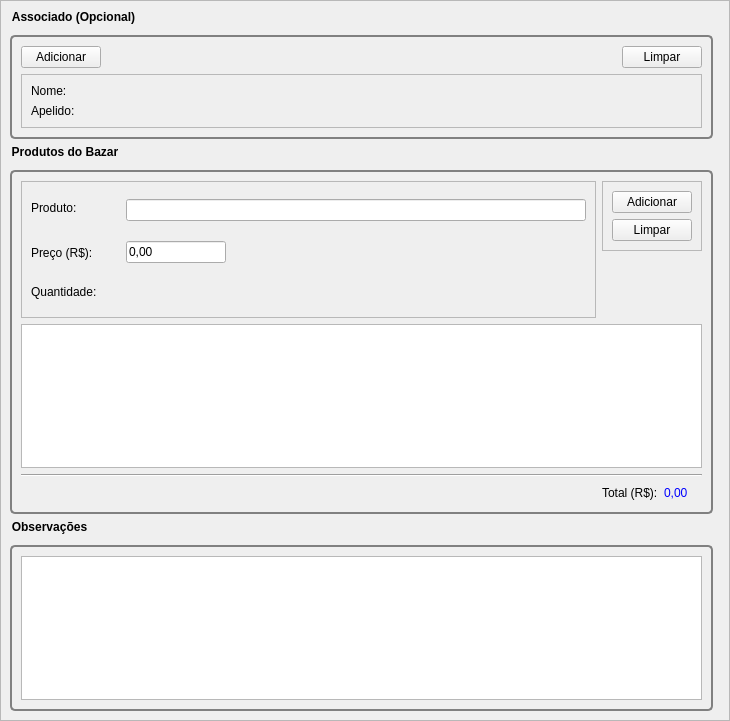
<?xml version="1.0" encoding="UTF-8"?>
<ui version="4.0">
 <class>ProductOForm</class>
 <widget class="QScrollArea" name="ProductOForm">
  <property name="geometry">
   <rect>
    <x>0</x>
    <y>0</y>
    <width>730</width>
    <height>721</height>
   </rect>
  </property>
  <property name="windowTitle">
   <string>ScrollArea</string>
  </property>
  <property name="widgetResizable">
   <bool>true</bool>
  </property>
  <property name="alignment">
   <set>Qt::AlignLeading|Qt::AlignLeft|Qt::AlignTop</set>
  </property>
  <widget class="QWidget" name="FormContents">
   <property name="geometry">
    <rect>
     <x>0</x>
     <y>0</y>
     <width>728</width>
     <height>719</height>
    </rect>
   </property>
   <layout class="QVBoxLayout" name="contentsLayout">
    <property name="spacing">
     <number>6</number>
    </property>
    <property name="sizeConstraint">
     <enum>QLayout::SetDefaultConstraint</enum>
    </property>
    <property name="topMargin">
     <number>9</number>
    </property>
    <item>
     <widget class="QGroupBox" name="groupBox">
      <property name="minimumSize">
       <size>
        <width>0</width>
        <height>0</height>
       </size>
      </property>
      <property name="maximumSize">
       <size>
        <width>703</width>
        <height>16777215</height>
       </size>
      </property>
      <property name="toolTip">
       <string>Dados do Associado</string>
      </property>
      <property name="styleSheet">
       <string notr="true"> QGroupBox {
	 font-weight: bold;
     border: 2px solid gray;
     border-radius: 5px;
     margin-top: 25px;
 }

 QGroupBox::title {
	 background-color: transparent;
     subcontrol-origin: margin;
	 subcontrol-position: top left;
 }</string>
      </property>
      <property name="title">
       <string>Associado (Opcional)</string>
      </property>
      <property name="alignment">
       <set>Qt::AlignLeading|Qt::AlignLeft|Qt::AlignTop</set>
      </property>
      <layout class="QGridLayout" name="gridLayout_2">
       <item row="2" column="2">
        <spacer name="horizontalSpacer">
         <property name="orientation">
          <enum>Qt::Horizontal</enum>
         </property>
         <property name="sizeHint" stdset="0">
          <size>
           <width>40</width>
           <height>20</height>
          </size>
         </property>
        </spacer>
       </item>
       <item row="2" column="0">
        <widget class="QPushButton" name="btnSelectAssociate">
         <property name="text">
          <string>Adicionar</string>
         </property>
         <property name="icon">
          <iconset resource="../../../res/icons.qrc">
           <normaloff>:/icons/associate_add.png</normaloff>:/icons/associate_add.png</iconset>
         </property>
        </widget>
       </item>
       <item row="2" column="3">
        <widget class="QPushButton" name="btnCleanAssociate">
         <property name="text">
          <string>Limpar</string>
         </property>
         <property name="icon">
          <iconset resource="../../../res/icons.qrc">
           <normaloff>:/icons/clean.png</normaloff>:/icons/clean.png</iconset>
         </property>
         <property name="autoDefault">
          <bool>true</bool>
         </property>
        </widget>
       </item>
       <item row="3" column="0" colspan="4">
        <widget class="QFrame" name="frameAssociate">
         <property name="enabled">
          <bool>true</bool>
         </property>
         <property name="frameShape">
          <enum>QFrame::StyledPanel</enum>
         </property>
         <property name="frameShadow">
          <enum>QFrame::Raised</enum>
         </property>
         <layout class="QGridLayout" name="gridLayout_3">
          <item row="0" column="0">
           <widget class="QLabel" name="label_4">
            <property name="maximumSize">
             <size>
              <width>80</width>
              <height>16777215</height>
             </size>
            </property>
            <property name="text">
             <string>Nome:</string>
            </property>
           </widget>
          </item>
          <item row="0" column="1">
           <widget class="QLabel" name="lblName">
            <property name="styleSheet">
             <string notr="true"> QLabel {
	 color: rgb(0, 0, 255);
 }</string>
            </property>
            <property name="text">
             <string/>
            </property>
           </widget>
          </item>
          <item row="1" column="0">
           <widget class="QLabel" name="label_5">
            <property name="maximumSize">
             <size>
              <width>80</width>
              <height>16777215</height>
             </size>
            </property>
            <property name="text">
             <string>Apelido:</string>
            </property>
           </widget>
          </item>
          <item row="1" column="1">
           <widget class="QLabel" name="lblNickname">
            <property name="styleSheet">
             <string notr="true"> QLabel {
	 color: rgb(0, 0, 255);
 }</string>
            </property>
            <property name="text">
             <string/>
            </property>
           </widget>
          </item>
         </layout>
        </widget>
       </item>
      </layout>
     </widget>
    </item>
    <item>
     <widget class="QGroupBox" name="groupBox_2">
      <property name="maximumSize">
       <size>
        <width>703</width>
        <height>16777215</height>
       </size>
      </property>
      <property name="toolTip">
       <string>Produtos do Bazar</string>
      </property>
      <property name="styleSheet">
       <string notr="true"> QGroupBox {
	 font-weight: bold;
     border: 2px solid gray;
     border-radius: 5px;
     margin-top: 25px;
 }

 QGroupBox::title {
	 background-color: transparent;
     subcontrol-origin: margin;
	 subcontrol-position: top left;
 }</string>
      </property>
      <property name="title">
       <string>Produtos do Bazar</string>
      </property>
      <property name="alignment">
       <set>Qt::AlignLeading|Qt::AlignLeft|Qt::AlignTop</set>
      </property>
      <layout class="QGridLayout" name="gridLayout_4">
       <item row="4" column="0" colspan="5">
        <widget class="Line" name="line">
         <property name="orientation">
          <enum>Qt::Horizontal</enum>
         </property>
        </widget>
       </item>
       <item row="3" column="0" colspan="5">
        <widget class="QTableWidget" name="tableProducts">
         <property name="minimumSize">
          <size>
           <width>0</width>
           <height>130</height>
          </size>
         </property>
         <property name="alternatingRowColors">
          <bool>true</bool>
         </property>
         <property name="selectionMode">
          <enum>QAbstractItemView::SingleSelection</enum>
         </property>
         <property name="selectionBehavior">
          <enum>QAbstractItemView::SelectRows</enum>
         </property>
         <property name="sortingEnabled">
          <bool>true</bool>
         </property>
        </widget>
       </item>
       <item row="5" column="4">
        <layout class="QHBoxLayout" name="horizontalLayout">
         <item>
          <widget class="QLabel" name="label_7">
           <property name="text">
            <string>Total (R$):</string>
           </property>
          </widget>
         </item>
         <item>
          <widget class="QLabel" name="lblTotal">
           <property name="styleSheet">
            <string notr="true"> QLabel {
	 color: rgb(0, 0, 255);
 }</string>
           </property>
           <property name="text">
            <string>0,00</string>
           </property>
          </widget>
         </item>
        </layout>
       </item>
       <item row="1" column="0" rowspan="2" colspan="4">
        <widget class="QFrame" name="frame">
         <property name="frameShape">
          <enum>QFrame::StyledPanel</enum>
         </property>
         <property name="frameShadow">
          <enum>QFrame::Raised</enum>
         </property>
         <layout class="QGridLayout" name="gridLayout">
          <item row="0" column="1" rowspan="2" colspan="5">
           <widget class="QLineEdit" name="edProductName"/>
          </item>
          <item row="0" column="0">
           <widget class="QLabel" name="label">
            <property name="minimumSize">
             <size>
              <width>0</width>
              <height>33</height>
             </size>
            </property>
            <property name="maximumSize">
             <size>
              <width>16777215</width>
              <height>33</height>
             </size>
            </property>
            <property name="text">
             <string>Produto:</string>
            </property>
           </widget>
          </item>
          <item row="2" column="1">
           <widget class="QLineEdit" name="edPrice">
            <property name="maximumSize">
             <size>
              <width>100</width>
              <height>16777215</height>
             </size>
            </property>
            <property name="text">
             <string>0,00</string>
            </property>
            <property name="maxLength">
             <number>7</number>
            </property>
           </widget>
          </item>
          <item row="3" column="0">
           <widget class="QLabel" name="label_6">
            <property name="minimumSize">
             <size>
              <width>0</width>
              <height>33</height>
             </size>
            </property>
            <property name="maximumSize">
             <size>
              <width>16777215</width>
              <height>33</height>
             </size>
            </property>
            <property name="text">
             <string>Quantidade:</string>
            </property>
           </widget>
          </item>
          <item row="2" column="2" colspan="4">
           <spacer name="horizontalSpacer_2">
            <property name="orientation">
             <enum>Qt::Horizontal</enum>
            </property>
            <property name="sizeHint" stdset="0">
             <size>
              <width>40</width>
              <height>20</height>
             </size>
            </property>
           </spacer>
          </item>
          <item row="3" column="2" colspan="4">
           <spacer name="horizontalSpacer_4">
            <property name="orientation">
             <enum>Qt::Horizontal</enum>
            </property>
            <property name="sizeHint" stdset="0">
             <size>
              <width>40</width>
              <height>20</height>
             </size>
            </property>
           </spacer>
          </item>
          <item row="2" column="0">
           <widget class="QLabel" name="label_2">
            <property name="minimumSize">
             <size>
              <width>0</width>
              <height>33</height>
             </size>
            </property>
            <property name="maximumSize">
             <size>
              <width>16777215</width>
              <height>33</height>
             </size>
            </property>
            <property name="text">
             <string>Preço (R$):</string>
            </property>
           </widget>
          </item>
          <item row="3" column="1">
           <layout class="QVBoxLayout" name="edQtdHolder"/>
          </item>
         </layout>
        </widget>
       </item>
       <item row="5" column="0" colspan="4">
        <spacer name="horizontalSpacer_3">
         <property name="orientation">
          <enum>Qt::Horizontal</enum>
         </property>
         <property name="sizeHint" stdset="0">
          <size>
           <width>40</width>
           <height>20</height>
          </size>
         </property>
        </spacer>
       </item>
       <item row="1" column="4" rowspan="2">
        <layout class="QVBoxLayout" name="verticalLayout_4">
         <item>
          <widget class="QFrame" name="frame_2">
           <property name="minimumSize">
            <size>
             <width>140</width>
             <height>100</height>
            </size>
           </property>
           <property name="maximumSize">
            <size>
             <width>140</width>
             <height>100</height>
            </size>
           </property>
           <property name="frameShape">
            <enum>QFrame::StyledPanel</enum>
           </property>
           <property name="frameShadow">
            <enum>QFrame::Raised</enum>
           </property>
           <layout class="QVBoxLayout" name="verticalLayout">
            <property name="sizeConstraint">
             <enum>QLayout::SetFixedSize</enum>
            </property>
            <item>
             <widget class="QPushButton" name="btnAddProduct">
              <property name="text">
               <string>Adicionar</string>
              </property>
              <property name="icon">
               <iconset resource="../../../res/icons.qrc">
                <normaloff>:/icons/product_add.png</normaloff>:/icons/product_add.png</iconset>
              </property>
              <property name="autoDefault">
               <bool>true</bool>
              </property>
             </widget>
            </item>
            <item>
             <widget class="QPushButton" name="btnCleanProducts">
              <property name="text">
               <string>Limpar</string>
              </property>
              <property name="icon">
               <iconset resource="../../../res/icons.qrc">
                <normaloff>:/icons/clean.png</normaloff>:/icons/clean.png</iconset>
              </property>
              <property name="autoDefault">
               <bool>true</bool>
              </property>
             </widget>
            </item>
           </layout>
          </widget>
         </item>
         <item>
          <spacer name="verticalSpacer_2">
           <property name="orientation">
            <enum>Qt::Vertical</enum>
           </property>
           <property name="sizeHint" stdset="0">
            <size>
             <width>20</width>
             <height>40</height>
            </size>
           </property>
          </spacer>
         </item>
        </layout>
       </item>
      </layout>
     </widget>
    </item>
    <item>
     <widget class="QGroupBox" name="groupBox_3">
      <property name="maximumSize">
       <size>
        <width>703</width>
        <height>16777215</height>
       </size>
      </property>
      <property name="toolTip">
       <string>Observações</string>
      </property>
      <property name="styleSheet">
       <string notr="true"> QGroupBox {
	 font-weight: bold;
     border: 2px solid gray;
     border-radius: 5px;
     margin-top: 25px;
 }

 QGroupBox::title {
	 background-color: transparent;
     subcontrol-origin: margin;
	 subcontrol-position: top left;
 }</string>
      </property>
      <property name="title">
       <string>Observações</string>
      </property>
      <property name="alignment">
       <set>Qt::AlignLeading|Qt::AlignLeft|Qt::AlignTop</set>
      </property>
      <layout class="QGridLayout" name="gridLayout_5">
       <item row="0" column="0">
        <widget class="QPlainTextEdit" name="edObs"/>
       </item>
      </layout>
     </widget>
    </item>
    <item>
     <spacer name="verticalSpacer">
      <property name="orientation">
       <enum>Qt::Vertical</enum>
      </property>
      <property name="sizeHint" stdset="0">
       <size>
        <width>20</width>
        <height>40</height>
       </size>
      </property>
     </spacer>
    </item>
   </layout>
  </widget>
 </widget>
 <tabstops>
  <tabstop>btnSelectAssociate</tabstop>
  <tabstop>btnCleanAssociate</tabstop>
  <tabstop>edProductName</tabstop>
  <tabstop>edPrice</tabstop>
  <tabstop>btnAddProduct</tabstop>
  <tabstop>btnCleanProducts</tabstop>
  <tabstop>tableProducts</tabstop>
  <tabstop>edObs</tabstop>
 </tabstops>
 <resources>
  <include location="../../../res/icons.qrc"/>
 </resources>
 <connections/>
</ui>
